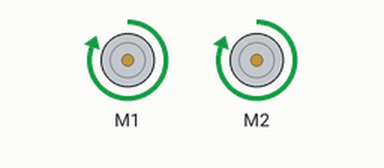
Bench run of a program on a simulated Raspberry Pi (BCM pin numbers). On the bench: 2 × DC motor (green arrow = forward, orange = backward, longer = faster). Motors are numbered in the order the program creates them (left before right in a Robot); what the program prints to the terminal is not drawn. At 8.0 s the program stops and its outputs stay as they are.

Above: at 0.1 s.
At 2.1 s:
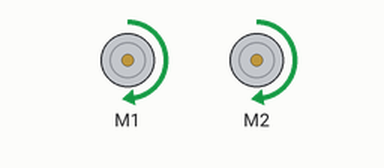
At 4.1 s:
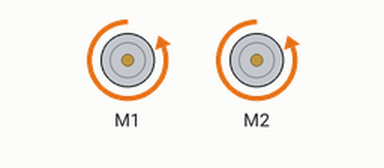
At 7.1 s:
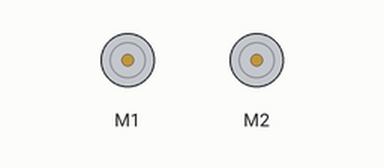
Timing chart, 0 to 8.6 s (numbered marks = the images above):
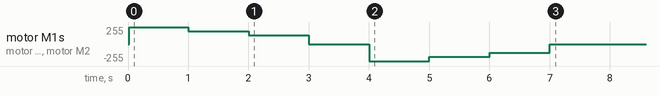

The program:

dcm_pwm.py
```python
from gpiozero import Motor
from time import sleep
from gpiozero.pins.pigpio import PiGPIOFactory

# DCモータのピン設定
PIN_AIN1 = 18
PIN_AIN2 = 23
PIN_BIN1 = 24
PIN_BIN2 = 13

dcm_pins = {
    "left_forward": PIN_AIN2,
    "left_backward": PIN_AIN1,
    "right_forward": PIN_BIN2,
    "right_backward": PIN_BIN1,
}


def main():
    # 初期化
    factory = PiGPIOFactory()
    motor_left = Motor( forward=dcm_pins["left_forward"],
                        backward=dcm_pins["left_backward"],
                        pin_factory=factory)
    motor_right = Motor( forward=dcm_pins["right_forward"],
                        backward=dcm_pins["right_backward"],
                        pin_factory=factory)

    # 前進 -> 停止 -> 後進 -> 停止
    try:
        # 最高速で前進 - 1秒
        print("最高速で前進 - 1秒")
        motor_left.value = 1.0
        motor_right.value = 1.0
        sleep(1)
        # 少し遅く前進 - 1秒
        print("少し遅く前進 - 1秒")
        motor_left.value = 0.75
        motor_right.value = 0.75
        sleep(1)
        # 遅く前進 - 2秒
        print("遅く前進 - 1秒")
        motor_left.value = 0.5
        motor_right.value = 0.5
        sleep(1)
        # 停止 - 1秒
        motor_left.value = 0.0
        motor_right.value = 0.0
        sleep(1)
        # 最高速で後進 - 1秒
        print("最高速で後進 - 1秒")
        motor_left.value = -1.0
        motor_right.value = -1.0
        sleep(1)
        # 少し遅く後進 - 1秒
        print("少し遅く後進 - 1秒")
        motor_left.value = -0.75
        motor_right.value = -0.75
        sleep(1)
        # 遅く後進 - 2秒
        print("遅く後進 - 1秒")
        motor_left.value = -0.5
        motor_right.value = -0.5
        sleep(1)
        # 停止 - 1秒
        motor_left.value = 0.0
        motor_right.value = 0.0
        sleep(1)
    except KeyboardInterrupt:
        print("stop")
        # 停止
        motor_left.value = 0.0
        motor_right.value = 0.0

    return

if __name__ == "__main__":
    main()
```

Measured:
- by itself, motor M1, motor M2: stopped → forward 255/255 at 0.02 s, → forward 191/255 0.98 s later, → forward 128/255 1.0 s later, → stopped 1.0 s later, … (8 changes in this stretch)
